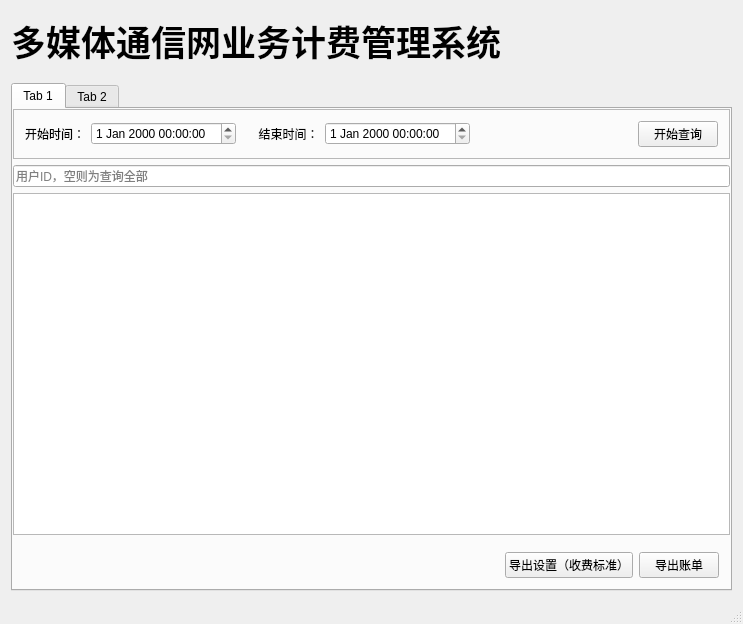
<?xml version="1.0" encoding="UTF-8"?>
<ui version="4.0">
 <class>MainWindow</class>
 <widget class="QMainWindow" name="MainWindow">
  <property name="geometry">
   <rect>
    <x>0</x>
    <y>0</y>
    <width>743</width>
    <height>624</height>
   </rect>
  </property>
  <property name="windowTitle">
   <string>MainWindow</string>
  </property>
  <widget class="QWidget" name="centralWidget">
   <layout class="QVBoxLayout" name="verticalLayout">
    <item>
     <layout class="QHBoxLayout" name="horizontalLayout_2">
      <item>
       <widget class="QWidget" name="widget" native="true">
        <property name="sizePolicy">
         <sizepolicy hsizetype="Preferred" vsizetype="Preferred">
          <horstretch>0</horstretch>
          <verstretch>0</verstretch>
         </sizepolicy>
        </property>
        <layout class="QHBoxLayout" name="horizontalLayout">
         <property name="spacing">
          <number>0</number>
         </property>
         <property name="leftMargin">
          <number>0</number>
         </property>
         <property name="topMargin">
          <number>0</number>
         </property>
         <property name="rightMargin">
          <number>0</number>
         </property>
         <property name="bottomMargin">
          <number>0</number>
         </property>
         <item>
          <widget class="QLabel" name="label">
           <property name="minimumSize">
            <size>
             <width>60</width>
             <height>60</height>
            </size>
           </property>
           <property name="maximumSize">
            <size>
             <width>16777215</width>
             <height>60</height>
            </size>
           </property>
           <property name="font">
            <font>
             <family>Agency FB</family>
             <pointsize>26</pointsize>
             <weight>75</weight>
             <bold>true</bold>
            </font>
           </property>
           <property name="text">
            <string>多媒体通信网业务计费管理系统</string>
           </property>
          </widget>
         </item>
        </layout>
       </widget>
      </item>
     </layout>
    </item>
    <item>
     <widget class="QWidget" name="widget_5" native="true">
      <layout class="QHBoxLayout" name="horizontalLayout_5">
       <property name="spacing">
        <number>0</number>
       </property>
       <property name="leftMargin">
        <number>0</number>
       </property>
       <property name="topMargin">
        <number>0</number>
       </property>
       <property name="rightMargin">
        <number>0</number>
       </property>
       <property name="bottomMargin">
        <number>0</number>
       </property>
      </layout>
     </widget>
    </item>
    <item>
     <widget class="QTabWidget" name="tabWidget">
      <property name="currentIndex">
       <number>0</number>
      </property>
      <widget class="QWidget" name="tab">
       <attribute name="title">
        <string>Tab 1</string>
       </attribute>
       <layout class="QVBoxLayout" name="verticalLayout_2">
        <property name="leftMargin">
         <number>0</number>
        </property>
        <property name="topMargin">
         <number>0</number>
        </property>
        <property name="rightMargin">
         <number>0</number>
        </property>
        <property name="bottomMargin">
         <number>0</number>
        </property>
        <item>
         <widget class="QFrame" name="frame">
          <property name="frameShape">
           <enum>QFrame::StyledPanel</enum>
          </property>
          <property name="frameShadow">
           <enum>QFrame::Raised</enum>
          </property>
          <layout class="QHBoxLayout" name="horizontalLayout_6">
           <item>
            <widget class="QLabel" name="label_2">
             <property name="text">
              <string>开始时间：</string>
             </property>
            </widget>
           </item>
           <item>
            <widget class="QDateTimeEdit" name="beginTimeEdit"/>
           </item>
           <item>
            <widget class="QLabel" name="label_3">
             <property name="text">
              <string>     结束时间：</string>
             </property>
            </widget>
           </item>
           <item>
            <widget class="QDateTimeEdit" name="endTimeEdit"/>
           </item>
           <item>
            <spacer name="horizontalSpacer">
             <property name="orientation">
              <enum>Qt::Horizontal</enum>
             </property>
             <property name="sizeHint" stdset="0">
              <size>
               <width>40</width>
               <height>20</height>
              </size>
             </property>
            </spacer>
           </item>
           <item>
            <widget class="QPushButton" name="searchLoginButton">
             <property name="text">
              <string>开始查询</string>
             </property>
            </widget>
           </item>
          </layout>
         </widget>
        </item>
        <item>
         <widget class="QLineEdit" name="lineEdit">
          <property name="placeholderText">
           <string>用户ID，空则为查询全部</string>
          </property>
         </widget>
        </item>
        <item>
         <widget class="QTableWidget" name="tableWidget"/>
        </item>
        <item>
         <widget class="QWidget" name="widget_4" native="true">
          <layout class="QHBoxLayout" name="horizontalLayout_4">
           <item>
            <spacer name="horizontalSpacer_2">
             <property name="orientation">
              <enum>Qt::Horizontal</enum>
             </property>
             <property name="sizeHint" stdset="0">
              <size>
               <width>484</width>
               <height>20</height>
              </size>
             </property>
            </spacer>
           </item>
           <item>
            <widget class="QPushButton" name="exportSettingButton">
             <property name="text">
              <string>导出设置（收费标准）</string>
             </property>
            </widget>
           </item>
           <item>
            <widget class="QPushButton" name="exportButton">
             <property name="text">
              <string>导出账单</string>
             </property>
            </widget>
           </item>
          </layout>
         </widget>
        </item>
       </layout>
      </widget>
      <widget class="QWidget" name="tab_2">
       <attribute name="title">
        <string>Tab 2</string>
       </attribute>
       <layout class="QVBoxLayout" name="verticalLayout_3">
        <property name="spacing">
         <number>0</number>
        </property>
        <property name="leftMargin">
         <number>0</number>
        </property>
        <property name="topMargin">
         <number>0</number>
        </property>
        <property name="rightMargin">
         <number>0</number>
        </property>
        <property name="bottomMargin">
         <number>0</number>
        </property>
        <item>
         <widget class="QWidget" name="widget_2" native="true">
          <layout class="QHBoxLayout" name="horizontalLayout_3">
           <item>
            <spacer name="horizontalSpacer_3">
             <property name="orientation">
              <enum>Qt::Horizontal</enum>
             </property>
             <property name="sizeHint" stdset="0">
              <size>
               <width>40</width>
               <height>20</height>
              </size>
             </property>
            </spacer>
           </item>
           <item>
            <widget class="QPushButton" name="addUserButton">
             <property name="text">
              <string>添加人员</string>
             </property>
            </widget>
           </item>
           <item>
            <widget class="QPushButton" name="delUserButton">
             <property name="text">
              <string>删除人员</string>
             </property>
            </widget>
           </item>
           <item>
            <widget class="QPushButton" name="searchUserButton">
             <property name="text">
              <string>开始查询</string>
             </property>
            </widget>
           </item>
          </layout>
         </widget>
        </item>
        <item>
         <widget class="QTableWidget" name="tableWidget_2"/>
        </item>
       </layout>
      </widget>
     </widget>
    </item>
   </layout>
  </widget>
  <widget class="QMenuBar" name="menuBar">
   <property name="geometry">
    <rect>
     <x>0</x>
     <y>0</y>
     <width>743</width>
     <height>23</height>
    </rect>
   </property>
  </widget>
  <widget class="QStatusBar" name="statusBar"/>
 </widget>
 <layoutdefault spacing="6" margin="11"/>
 <resources/>
 <connections/>
</ui>
